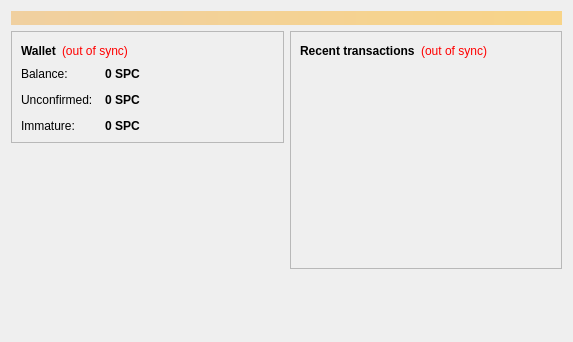
<?xml version="1.0" encoding="UTF-8"?>
<ui version="4.0">
 <class>OverviewPage</class>
 <widget class="QWidget" name="OverviewPage">
  <property name="geometry">
   <rect>
    <x>0</x>
    <y>0</y>
    <width>573</width>
    <height>342</height>
   </rect>
  </property>
  <property name="windowTitle">
   <string>Form</string>
  </property>
  <layout class="QVBoxLayout" name="topLayout">
   <item>
    <widget class="QLabel" name="labelAlerts">
     <property name="visible">
      <bool>false</bool>
     </property>
     <property name="styleSheet">
      <string notr="true">background-color: qlineargradient(x1: 0, y1: 0, x2: 1, y2: 0, stop:0 #F0D0A0, stop:1 #F8D488); color:#000000;</string>
     </property>
     <property name="wordWrap">
      <bool>true</bool>
     </property>
     <property name="margin">
      <number>3</number>
     </property>
    </widget>
   </item>
   <item>
    <layout class="QHBoxLayout" name="horizontalLayout" stretch="1,1">
     <item>
      <layout class="QVBoxLayout" name="verticalLayout_2">
       <item>
        <widget class="QFrame" name="frame">
         <property name="frameShape">
          <enum>QFrame::StyledPanel</enum>
         </property>
         <property name="frameShadow">
          <enum>QFrame::Raised</enum>
         </property>
         <layout class="QVBoxLayout" name="verticalLayout_4">
          <item>
           <layout class="QHBoxLayout" name="horizontalLayout_4">
            <item>
             <widget class="QLabel" name="label_5">
              <property name="font">
               <font>
                <weight>75</weight>
                <bold>true</bold>
               </font>
              </property>
              <property name="text">
               <string>Wallet</string>
              </property>
             </widget>
            </item>
            <item>
             <widget class="QLabel" name="labelWalletStatus">
              <property name="toolTip">
               <string>The displayed information may be out of date. Your wallet automatically synchronizes with the Spcoin network after a connection is established, but this process has not completed yet.</string>
              </property>
              <property name="styleSheet">
               <string notr="true">QLabel { color: red; }</string>
              </property>
              <property name="text">
               <string notr="true">(out of sync)</string>
              </property>
              <property name="alignment">
               <set>Qt::AlignLeading|Qt::AlignLeft|Qt::AlignVCenter</set>
              </property>
             </widget>
            </item>
            <item>
             <spacer name="horizontalSpacer_2">
              <property name="orientation">
               <enum>Qt::Horizontal</enum>
              </property>
              <property name="sizeHint" stdset="0">
               <size>
                <width>40</width>
                <height>20</height>
               </size>
              </property>
             </spacer>
            </item>
           </layout>
          </item>
          <item>
           <layout class="QFormLayout" name="formLayout_2">
            <property name="fieldGrowthPolicy">
             <enum>QFormLayout::AllNonFixedFieldsGrow</enum>
            </property>
            <property name="horizontalSpacing">
             <number>12</number>
            </property>
            <property name="verticalSpacing">
             <number>12</number>
            </property>
            <item row="0" column="0">
             <widget class="QLabel" name="label">
              <property name="text">
               <string>Balance:</string>
              </property>
             </widget>
            </item>
            <item row="0" column="1">
             <widget class="QLabel" name="labelBalance">
              <property name="font">
               <font>
                <weight>75</weight>
                <bold>true</bold>
               </font>
              </property>
              <property name="cursor">
               <cursorShape>IBeamCursor</cursorShape>
              </property>
              <property name="toolTip">
               <string>Your current balance</string>
              </property>
              <property name="text">
               <string notr="true">0 SPC</string>
              </property>
              <property name="textInteractionFlags">
               <set>Qt::LinksAccessibleByMouse|Qt::TextSelectableByKeyboard|Qt::TextSelectableByMouse</set>
              </property>
             </widget>
            </item>
            <item row="1" column="0">
             <widget class="QLabel" name="label_3">
              <property name="text">
               <string>Unconfirmed:</string>
              </property>
             </widget>
            </item>
            <item row="1" column="1">
             <widget class="QLabel" name="labelUnconfirmed">
              <property name="font">
               <font>
                <weight>75</weight>
                <bold>true</bold>
               </font>
              </property>
              <property name="cursor">
               <cursorShape>IBeamCursor</cursorShape>
              </property>
              <property name="toolTip">
               <string>Total of transactions that have yet to be confirmed, and do not yet count toward the current balance</string>
              </property>
              <property name="text">
               <string notr="true">0 SPC</string>
              </property>
              <property name="textInteractionFlags">
               <set>Qt::LinksAccessibleByMouse|Qt::TextSelectableByKeyboard|Qt::TextSelectableByMouse</set>
              </property>
             </widget>
            </item>
            <item row="2" column="0">
             <widget class="QLabel" name="labelImmatureText">
              <property name="text">
               <string>Immature:</string>
              </property>
             </widget>
            </item>
            <item row="2" column="1">
             <widget class="QLabel" name="labelImmature">
              <property name="font">
               <font>
                <weight>75</weight>
                <bold>true</bold>
               </font>
              </property>
              <property name="toolTip">
               <string>Mined balance that has not yet matured</string>
              </property>
              <property name="text">
               <string notr="true">0 SPC</string>
              </property>
              <property name="textInteractionFlags">
               <set>Qt::LinksAccessibleByMouse|Qt::TextSelectableByKeyboard|Qt::TextSelectableByMouse</set>
              </property>
             </widget>
            </item>
           </layout>
          </item>
         </layout>
        </widget>
       </item>
       <item>
        <spacer name="verticalSpacer">
         <property name="orientation">
          <enum>Qt::Vertical</enum>
         </property>
         <property name="sizeHint" stdset="0">
          <size>
           <width>20</width>
           <height>40</height>
          </size>
         </property>
        </spacer>
       </item>
      </layout>
     </item>
     <item>
      <layout class="QVBoxLayout" name="verticalLayout_3">
       <item>
        <widget class="QFrame" name="frame_2">
         <property name="frameShape">
          <enum>QFrame::StyledPanel</enum>
         </property>
         <property name="frameShadow">
          <enum>QFrame::Raised</enum>
         </property>
         <layout class="QVBoxLayout" name="verticalLayout">
          <item>
           <layout class="QHBoxLayout" name="horizontalLayout_2">
            <item>
             <widget class="QLabel" name="label_4">
              <property name="text">
               <string>&lt;b&gt;Recent transactions&lt;/b&gt;</string>
              </property>
             </widget>
            </item>
            <item>
             <widget class="QLabel" name="labelTransactionsStatus">
              <property name="toolTip">
               <string>The displayed information may be out of date. Your wallet automatically synchronizes with the Spcoin network after a connection is established, but this process has not completed yet.</string>
              </property>
              <property name="styleSheet">
               <string notr="true">QLabel { color: red; }</string>
              </property>
              <property name="text">
               <string notr="true">(out of sync)</string>
              </property>
              <property name="alignment">
               <set>Qt::AlignRight|Qt::AlignTrailing|Qt::AlignVCenter</set>
              </property>
             </widget>
            </item>
            <item>
             <spacer name="horizontalSpacer">
              <property name="orientation">
               <enum>Qt::Horizontal</enum>
              </property>
              <property name="sizeHint" stdset="0">
               <size>
                <width>40</width>
                <height>20</height>
               </size>
              </property>
             </spacer>
            </item>
           </layout>
          </item>
          <item>
           <widget class="QListView" name="listTransactions">
            <property name="styleSheet">
             <string notr="true">QListView { background: transparent; }</string>
            </property>
            <property name="frameShape">
             <enum>QFrame::NoFrame</enum>
            </property>
            <property name="verticalScrollBarPolicy">
             <enum>Qt::ScrollBarAlwaysOff</enum>
            </property>
            <property name="horizontalScrollBarPolicy">
             <enum>Qt::ScrollBarAlwaysOff</enum>
            </property>
            <property name="selectionMode">
             <enum>QAbstractItemView::NoSelection</enum>
            </property>
           </widget>
          </item>
         </layout>
        </widget>
       </item>
       <item>
        <spacer name="verticalSpacer_2">
         <property name="orientation">
          <enum>Qt::Vertical</enum>
         </property>
         <property name="sizeHint" stdset="0">
          <size>
           <width>20</width>
           <height>40</height>
          </size>
         </property>
        </spacer>
       </item>
      </layout>
     </item>
    </layout>
   </item>
  </layout>
 </widget>
 <resources/>
 <connections/>
</ui>
